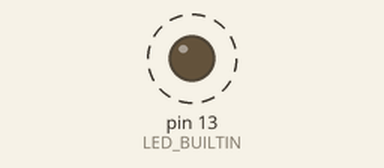
This sketch was run on a simulated Arduino Uno, built with avr-gcc and run on an emulated ATmega328P. On the bench: output pins drawn as LEDs (lit = HIGH). Dashed ring = blinking.

Above: at 0.2 s.
Timing chart, 0 to 3.0 s (numbered marks = the images above):
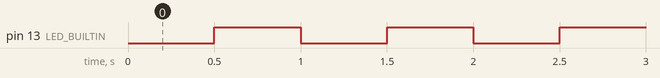

The sketch:

sketch_oct12a.ino
```cpp
#define LED A0

void setup() {
 pinMode(LED_BUILTIN, OUTPUT);
 }

void loop() {
 digitalWrite(LED_BUILTIN, LOW);
 delay(500);
 digitalWrite(LED_BUILTIN, HIGH);
 delay(500);
 }
```

Measured:
- by itself, pin 13 (LED_BUILTIN): alternates HIGH for 0.50 s and LOW for 0.50 s
